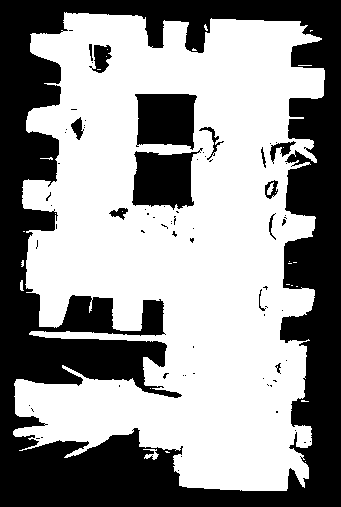
%> input picture OtherMap/20170816_IMU_01_5892m_Obs.jpg, 341 x 507 px
$ octave imdilatetest.m   (GNU Octave 9; MATLAB toolbox functions it lacks are replaced by stand-ins)
%> lines starting %> are read from the running program, lines starting %| are printed output that depends on the picture; in (x1, y1, x2, y2) boxes, pixels count from 0 and x2, y2 are one past the last pixel; in counts of white or black regions, pixels touching at a corner belong together; the program's own positions count from 1
clear all;clc;close all;

%%% set up color map for display
cmap = [0 0 0; ... % 1 - black - clear cell
        1 1 1; ... % 2 - white - obstacle
        1 0 0; ... % 3 - red = visited
        0 0 1; ... % 4 - blue - on list
        0 1 0; ... % 5 - green - start
        1 1 0; ... % 6 - yellow - destination
        1 0.6 0.6; ...% 7- pink - dangerous zone
        0.8 1 0.8]; % 8 - light green - save zone


originalBW = imread('20170816_IMU_01_5892m_Obs.jpg');
%> originalBW is the input picture: size 507x341 uint8; 58.2% white; 75 black regions (61 under 20 px), largest, box (x1, y1, x2, y2) and area: (0, 0, 341, 507) 64888, (132, 148, 203, 210) 3012, (135, 94, 197, 150) 2870
index_reverse = ~originalBW;

se_dangerous = strel('rectangle',[5 5]);
se_save = strel('rectangle',[7 7]);

dilated_bwhite_dangerous = imdilate( index_reverse , se_dangerous );
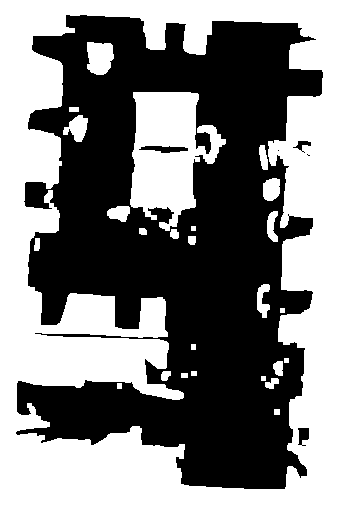
%> dilated_bwhite_dangerous: size 507x341 logical; 49.1% white; 26 white regions, largest, box (x1, y1, x2, y2) and area: (0, 0, 341, 507) 73742, (130, 92, 226, 231) 7836, (87, 42, 114, 75) 738
dilated_bwhite_save = imdilate( dilated_bwhite_dangerous , se_save );
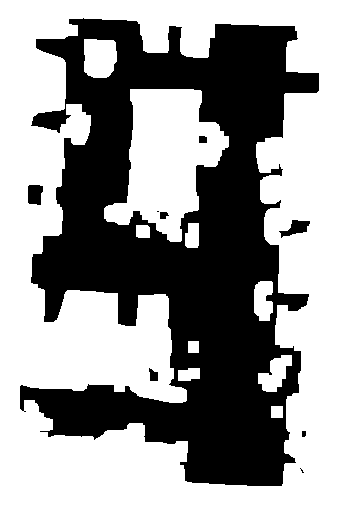
%> dilated_bwhite_save: size 507x341 logical; 58% white; 9 black regions (2 under 20 px), largest, box (x1, y1, x2, y2) and area: (20, 18, 319, 486) 71810, (279, 220, 310, 238) 271, (28, 185, 43, 205) 261

dangerouszone_img = ~dilated_bwhite_dangerous;
dangerouszone_area = logical(originalBW) - dangerouszone_img;
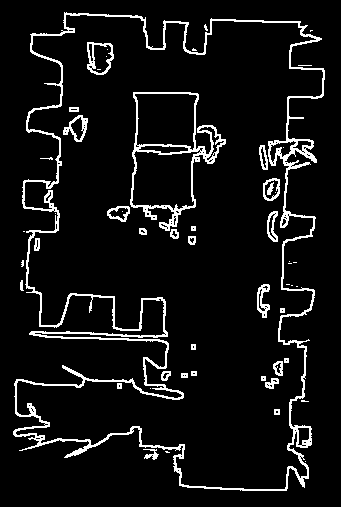
%> dangerouszone_area: size 507x341 double; values 0 (black) and 1 (white), 7.2% white in thin lines or dots, all inside (x1, y1, x2, y2) = (13, 12, 325, 491)
dangerouszone_area = 5*dangerouszone_area; %% 危險邊邊的矩陣

savezone_img = ~dilated_bwhite_save;
savezone_area = dangerouszone_img - savezone_img;
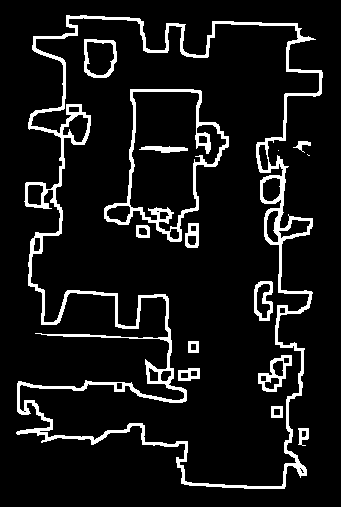
%> savezone_area: size 507x341 double; values 0 (black) and 1 (white), 8.9% white; 15 white regions (2 under 20 px), largest, box (x1, y1, x2, y2) and area: (16, 15, 323, 489) 10798, (104, 89, 229, 242) 2262, (258, 355, 292, 392) 452
savezone_area = 6*savezone_area; %% 安全邊邊的矩陣

% [14 lines of commented-out code are left out]


figure ;
colormap(cmap);
subplot(1 ,3 ,1)
image(1+logical(originalBW));
grid on;
subplot(1 ,3 ,2)
image((1+logical(originalBW)+dangerouszone_area));
% image(map,'AlphaData',0.5);
grid on;
subplot(1 ,3 ,3)
image((1+logical(originalBW)+dangerouszone_area+savezone_area));
% image(map,'AlphaData',0.5);
grid on;
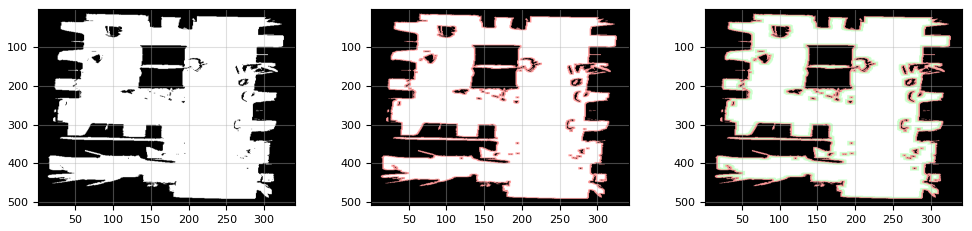
%> figure redrawn from the program's plot data, 3 panels

$ run again, with OtherMap/20170816_IMU_DAA_1Floor_Obs.jpg copied over OtherMap/20170816_IMU_01_5892m_Obs.jpg
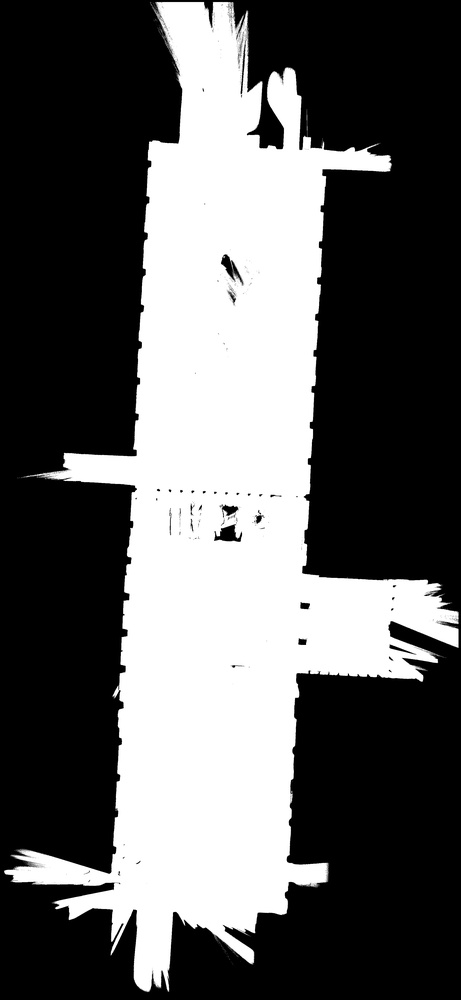
%> input picture OtherMap/20170816_IMU_DAA_1Floor_Obs.jpg, 461 x 1000 px, shrunk from 2044 x 4430 before the run
%> originalBW is the input picture: size 1000x461 uint8; min 0, max 255, mean 95
%> `index_reverse = ~originalBW;`:
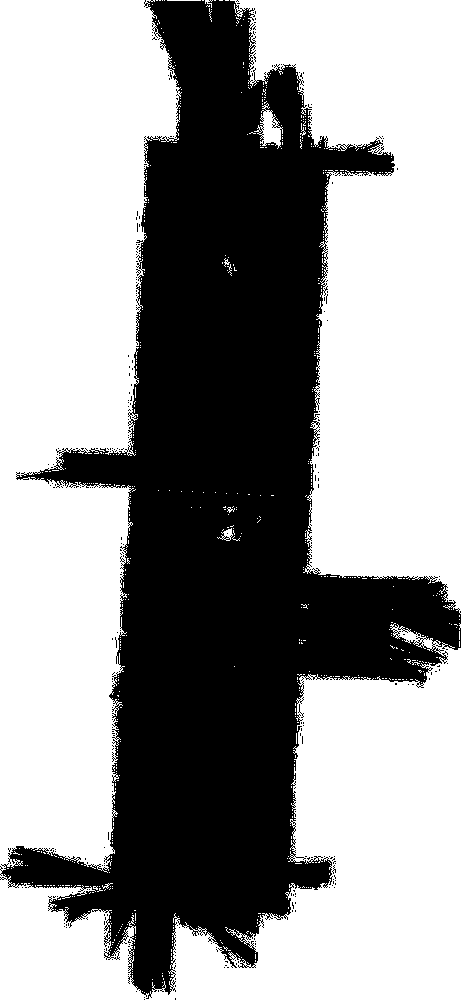
%> index_reverse: size 1000x461 logical; 59.7% white; 310 black regions (309 under 20 px), largest, box (x1, y1, x2, y2) and area: (0, 0, 461, 999) 185049
%> dilated_bwhite_dangerous: size 1000x461 logical; 64.2% white; 3 black regions (2 under 20 px), largest, box (x1, y1, x2, y2) and area: (7, 3, 457, 991) 164992
%> dilated_bwhite_save: size 1000x461 logical; 67.9% white; 7 black regions (5 under 20 px), largest, box (x1, y1, x2, y2) and area: (68, 6, 454, 986) 146871, (16, 855, 103, 881) 1022
%> `grid on;`:
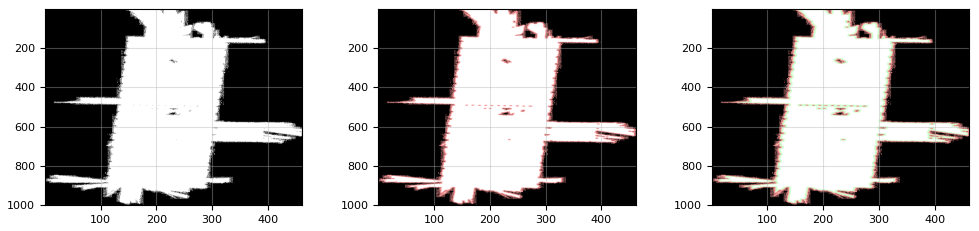
%> figure redrawn from the program's plot data, 3 panels

$ run again, with OtherMap/20170922_IMU_01_DAAB1_8_Obs.jpg copied over OtherMap/20170816_IMU_01_5892m_Obs.jpg
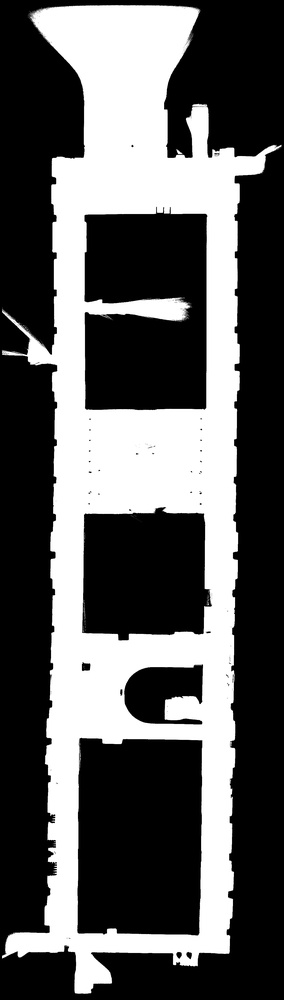
%> input picture OtherMap/20170922_IMU_01_DAAB1_8_Obs.jpg, 284 x 1000 px, shrunk from 1213 x 4275 before the run
%> originalBW is the input picture: size 1000x284 uint8; min 0, max 255, mean 92.1
%> `index_reverse = ~originalBW;`:
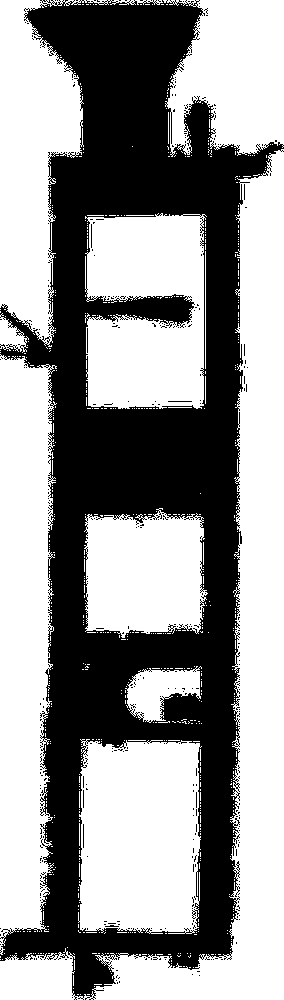
%> index_reverse: size 1000x284 logical; 58.6% white; 403 black regions (398 under 20 px), largest, box (x1, y1, x2, y2) and area: (0, 0, 284, 1000) 116472, (87, 328, 88, 353) 25, (91, 224, 92, 248) 24, (168, 401, 192, 402) 24, (83, 824, 84, 848) 24
%> dilated_bwhite_dangerous: size 1000x284 logical; 66.7% white; 5 black regions (4 under 20 px), largest, box (x1, y1, x2, y2) and area: (7, 7, 276, 992) 94546
%> dilated_bwhite_save: size 1000x284 logical; 73.2% white; 1 black region, box (x1, y1, x2, y2) and area: (10, 10, 261, 989) 76194
%> `grid on;`:
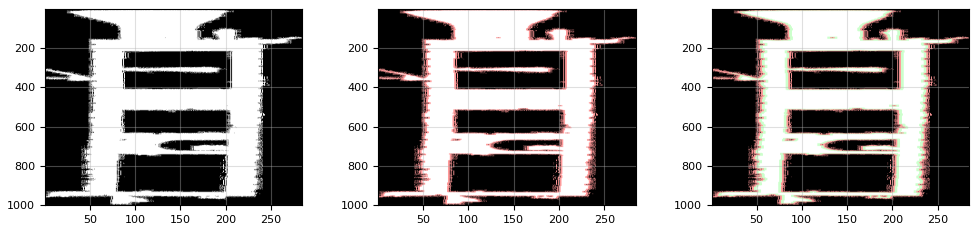
%> figure redrawn from the program's plot data, 3 panels
